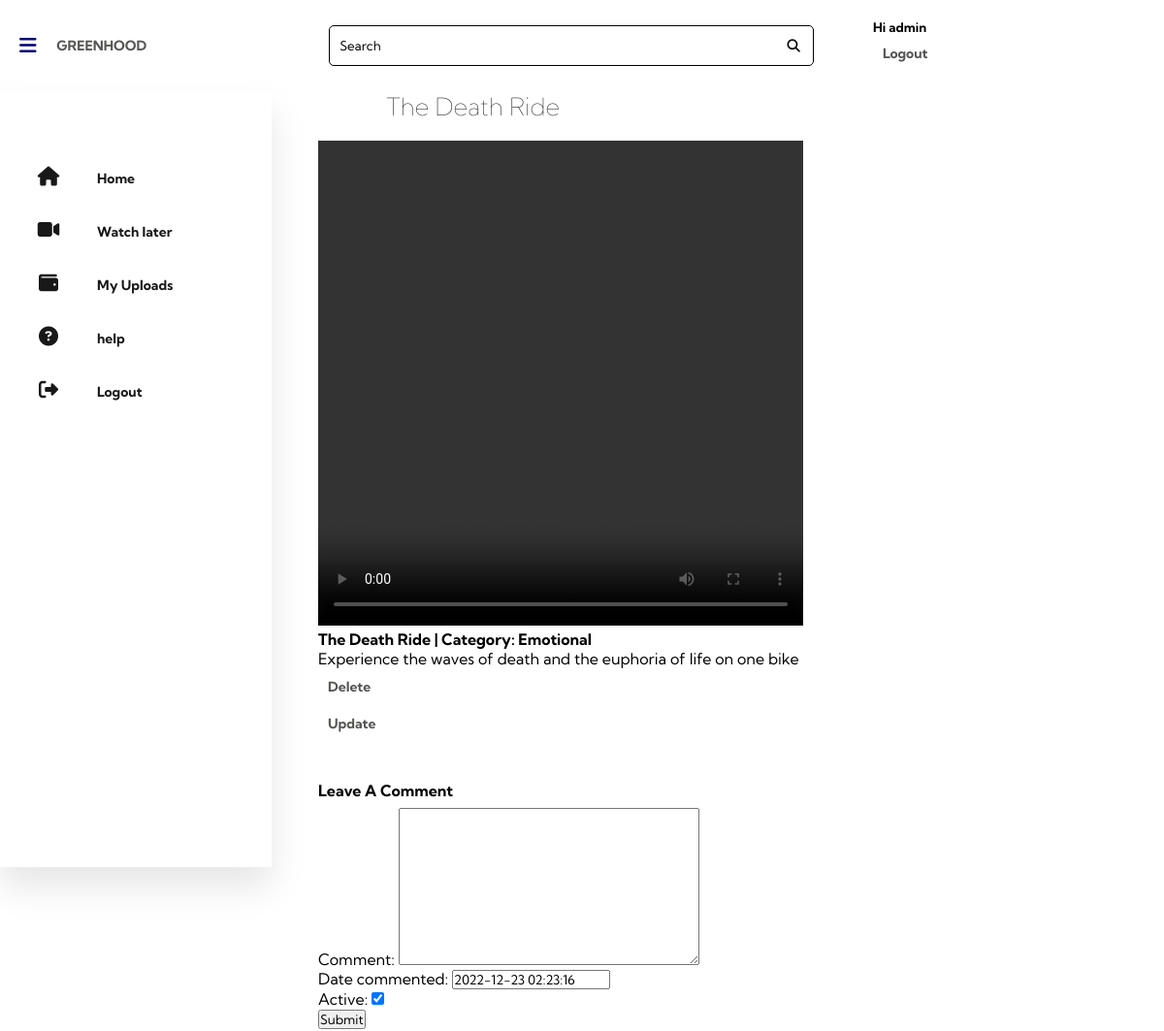
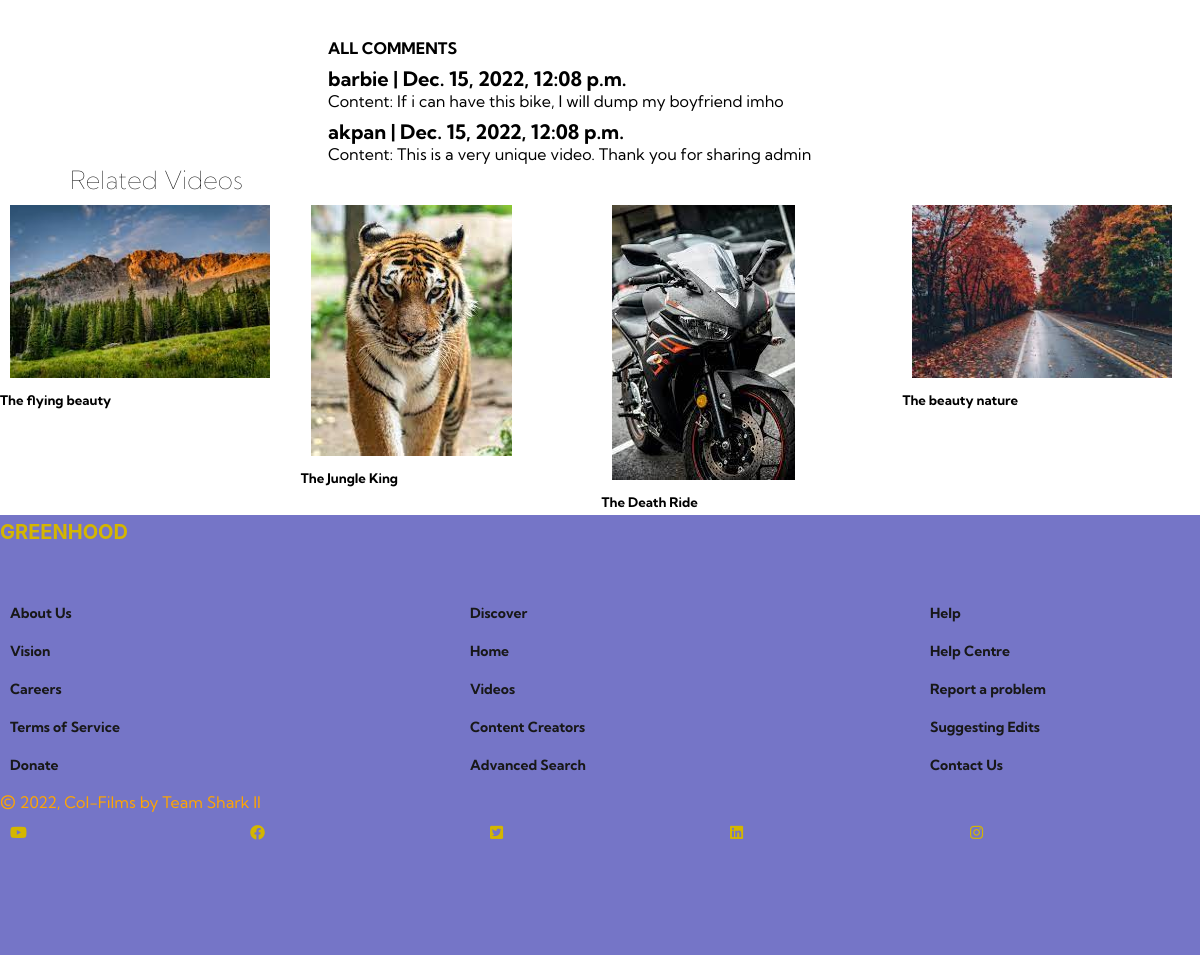
Screenshot of /index/video_detail/7/ (signed in) with the database file from the repository (2 pictures, top to bottom).
### core/models.py (models this page shows, shortened)
class CustomUser(AbstractUser):
    full_name = models.CharField(max_length=200, null=True)
    is_student = models.BooleanField(default=1)
    def __str__(self):
        return '{} {}'.format(self.username, self.first_name, self.last_name)

class Reel(models.Model):
    uploader = models.ForeignKey(
        settings.AUTH_USER_MODEL, blank=True, verbose_name=_("uploaded by"),
        on_delete=models.CASCADE
    )
    title = models.CharField(
        _("video title"), max_length=255,
        help_text=_("Enter a title for your short video")
    )
    description = models.TextField(
        _("long description"),
        help_text=_("Enter a description for your short video")
    )
    category = models.ForeignKey(
        Category, on_delete=models.CASCADE,
verbose_name=_("video category"), null=True,
        help_text=_("choose a category for your short video")
    )
    cover_thumbnail = models.FileField(
        _("video cover"), upload_to="reels/cover", help_text=_("cover image"),
        null=True, blank=True, validators=[
            FileExtensionValidator(allowed_extensions=['jpg', 'jpeg', 'png'])
        ]
    )
    video = models.FileField(
        _("video file"), upload_to='reels', max_length=100,
        help_text=_("upload short video file less than 15 minutes"),
        validators=[FileExtensionValidator(allowed_extensions=[
            'MOV', 'avi', 'mp4', 'webm', 'mkv'
        ])]
    )
    published = models.BooleanField(
        _("published status"), default=False,
        help_text=_("Designates whether video has been published."),
    )
    date_posted = models.DateTimeField(
        _("date uploaded"), default=timezone.now,
        help_text="date video was uploaded"
    )
    class Meta:
        ordering = ['-date_posted', 'title']

class Category(models.Model):
    name = models.CharField(
        _("category title"), max_length=155,
        help_text=_("enter short caegory name")
    )
    description = models.TextField(
        _("long description"), help_text=_("long category description")
    )
    date = models.DateTimeField(
        _("date added"), default=timezone.now,
        help_text="date category was created"
    )
    class Meta:
        ordering = ['-date', 'name']
        verbose_name_plural = 'categories'
    def __str__(self) -> str:
        return self.name

class Comment(models.Model):
    user = models.ForeignKey(CustomUser, verbose_name=_("commented by"),
        on_delete=models.CASCADE, null=True,  related_name="commenter"
    )
    comment = models.TextField(
        )
    real = models.ForeignKey(
        Reel, verbose_name=_("comment on"), on_delete=models.CASCADE,
         null=True, related_name="commented"
    )
    date = models.DateTimeField(
        _("date commented"), default=timezone.now
    )
    active = models.BooleanField(default=True)
    class Meta:
        ordering = ['-date', 'user']

### core/views.py (the view)
# urls.py: path('index/video_detail/<pk>/', views.video_detail, name= 'video_detail'),
@login_required(login_url='login')
def video_detail(request, pk):
    pub = Reel.objects.get(pk=pk)
    related = Reel.objects.filter(category=pub.category)
    post = get_object_or_404(Reel, pk=pk)
    comments = pub.commented.filter(active=True).order_by('-date')
    new_comment = None
    if request.method == 'POST':
        comment_form = CommentForm(data=request.POST)
        if comment_form.is_valid():
            comment_form.instance.user =request.user
            comment_form.instance.real = post
            new_comment = comment_form.save(commit=False)
            new_comment.post = post
            new_comment.save()
            comment_form = CommentForm()
    else:
        comment_form = CommentForm()
    context = {
        'pub': pub,
        'comments': comments,
        'new_comment': new_comment,
        'comment_form': comment_form,
        'related': related,
    }
    return render(request, 'vid.html', context)

### core/forms.py
class CommentForm(ModelForm):
    class Meta:
        model = Comment
        fields = '__all__'
        exclude = ('user', 'real')

### core/templates/vid.html (shortened to what this page needs)
<!DOCTYPE html>
<html lang="en">
<head>
    <link rel="stylesheet" href="https://cdnjs.cloudflare.com/ajax/libs/font-awesome/6.2.1/css/all.min.css"
 />
    <link rel="stylesheet" href="vid.css">
</head>
<body>
    <header>
        <div class="container1">
            <nav>
                <i class="fa fa-bars menu" aria-hidden="true"></i>
                <h2><a class='ede' href='{% url "index" %}'>GREENHOOD</a></h2>
                <div class="search-bar">
                    <input type="text" placeholder="Search" name="Q" class="search-txt">
                    <button type="submit"><i class="fa fa-search" aria-hidden="true"></i></button>
                </div>
                <div class="profile">
                    <h5>Hi {{request.user}}  <br><a href='{% url "logout" %}'>Logout</a></h5>
                </div>
            </nav>
    </header>
    <main>
        <div class="container">
            <section style='margin-right: 3em;'>
                <ul>
                    <li><a href="{% url 'index' %}"><i class="fas fa-home"></i>
                            <span class="nav-item">Home</span></i>
                        </a>
                    </li>
                    <li><a href="_blank"><i class="fas fa fa-video-camera" aria-hidden="true"></i>
                            <span class="nav-item">Watch later</span>
                        </a>
                    </li>
                    <li><a href="{% url 'myvideos' %}"><i class="fas fa-wallet"></i>
                            <span class="nav-item">My Uploads</span>
                        </a>
                    </li>
                    <li><a href=""><i class="fas fa-question-circle"></i>
                            <span class="nav-item">help</span>
                        </a>
                    </li>
                    <li><a href="{% url 'logout' %}" class="logout"><i class="fas fa-sign-out-alt"></i>
                            <span class="nav-item">Logout</span>
                        </a>
                    </li>
                </ul>
            </section>
<div>
        <h4>{{pub.title}} </h4><br>
            <video src="{{ pub.video.url }}" controls alt="play video" width="500px" height="500px" type="video/mp4">
          </video>
          <br>
            <b>{{pub.title}} | Category: {{pub.category }}</b><br>
            <p>{{pub.description}}</p>
            {% if request.user == pub.uploader %}
                <a href="{% url 'deleteupload' pub.pk %}">Delete</a>
                <a href="{% url 'updateupload' pub.pk %}">Update</a>
            {% endif %}
            {% if request.user.is_authenticated %}
<br><br>
<b> Leave A Comment </b>
<form style='padding-top: 0.5em;' method="post" style="margin-top: 1.3em;">
    {{ comment_form.as_p }}
    <button type="submit" >Submit</button>
  </form>
{% else %}
<p> <a href='{% url "login" %}'>Login</a> or <a href='{% url "login" %}'>Register</a> to join the discussion </p>
{% endif %}
<br><br>
<b>ALL COMMENTS</b>
{% for comment in comments %}
<ul style='padding-top:0; margin-top: 0.5em; list-style-type: none;'>
<li>{{comment.user.username}} | {{comment.date}}</li>
<li>Content: {{comment.comment}}</li>
</ul>
{% endfor %}
    </div>
    </div>
            <h4>Related Videos</h4>
            <div style='display: grid; grid-gap: 0.2em; grid-template-columns: repeat(auto-fill, minmax(250px, 2fr));'>
            {% for video in related %}
            <div class="card">
              <a href='{% url "video_detail" video.pk  %}'> <img src="{{video.cover_thumbnail.url}}" alt=""/></a>
              <h5>{{video.title}}</h5>
          </div>
            {% endfor %}
    </main>
    <footer>
        <div class="logo">GREENHOOD</div>
    <div class="column_container">
      <div class="column">
        <ul>
          <li><a href="">About Us</a></li>
          <li><a href="">Vision</a></li>
          <li><a href="">Careers</a></li>
          <li><a href="">Terms of Service</a></li>
          <li><a href="">Donate</a></li>
        </ul>
      </div>
      <div class="column">
        <ul>
          <li><a href="">Discover</a></li>
          <li><a href="">Home</a></li>
          <li><a href="">Videos</a></li>
          <li><a href="">Content Creators</a></li>
          <li><a href="">Advanced Search</a></li>
        </ul>
      </div>
      <div class="column">
        <ul>
          <li><a href="">Help</a></li>
          <li><a href="">Help Centre</a></li>
          <li><a href="">Report a problem</a></li>
          <li><a href="">Suggesting Edits</a></li>
          <li><a href="">Contact Us</a></li>
        </ul>
      </div>
    </div>
    <div class="copyright_and_brand_icons">
      <div class="copyright">
        <span>&copy</span> 2022, Col-Films by Team Shark II
      </div>
      <div class="brand_icons">
        <a href="#"><i class="fa-brands fa-youtube"></i></a>
        <a href="#"><i class="fa-brands fa-facebook"></i></a>
        <a href="#"><i class="fa-brands fa-square-twitter"></i></i></a>
        <a href="#"><i class="fa-brands fa-linkedin"></i></a>
        <a href="#"><i class="fa-brands fa-instagram"></i></i></a>
      </div>
    </div>
    </footer>
</body>
</html>

### core/templates/vid.css (style rules this page uses)
* { margin: 0; padding: 0; box-sizing: border-box; font-family: "Kumbh Sans", sans-serif; max-width: 100%; }
:root { --primary-color: #000072; --primary-color-2: #2121A8; --primary-color-3: #7575C7; --secondary-color: #E1C202; --secondary-color-2:#EEDC6E; --secondary-color-3:#EFE6AE; --tertiary-color: #A1BCC7; --tertiary-color-2:#181818; --tertiary-color-3:#858585; --tertiary-color-4:#B8B8B8; --background: #FFFFFF; --logo-color: #D4B600; }
nav { width: 100%; display: flex; justify-content: space-between; align-items: center; padding: 20px; }
.profile { display: flex; align-items: center; }
h2 { color: #D4B600; }
.fa-bars { color: #000072; font-size: 20px; }
.search-bar { display: flex; border: 1px solid; justify-content: space-between; width: 500px; padding: 10px; border-radius: 5px; }
::placeholder { color: #000; }
.search-bar .search-txt { border: none; background: none; outline: none; }
.search-bar button { background: transparent; color: #000; border: 0; width: 20px; height: 20px; border-radius: 50%; cursor: pointer; }
.container { display: flex; }
section { position: relative; top: 0; bottom: 0; left: 0; height: 100vh; background: #fff; width: 280px; overflow: hidden; box-shadow: 0px 20px 35px rgba(0, 0, 0, 0.1); }
a { position: relative; color: rgb(85, 85, 83); font-size: 14px; display: table; width: 280px; padding: 10px; text-decoration: none; font-weight: bold; }
section .fas { position: relative; width: 80px; height: 25px; top: 18px; font-size: 20px; text-align: center; }
section ul li { margin-bottom: 10px; }
.nav-item { position: relative; top: 18px; margin-left: 10px; }
.logout { position: absolute; }
h4 { padding-left:70px; font-size: 25px; font-weight: lighter; }
footer { bottom: 0; margin-top: 5px; padding-top: 5px; background: var(--primary-color-3); height: 55vh; overflow: fixed; }
footer .logo { font-family: "Inter", sans-serif; color: var(--logo-color); font-size: 20px; font-weight: 700; }
.column_container { width: 100%; display: flex; flex-direction: row; justify-content: space-between; align-items: center; margin: auto; position: relative; bottom: 0; }
ul { margin-top: 50px; }
li { list-style: none; }
li:nth-child(1) { font-size: 20px; font-weight: 700; }
li a:nth-child(1) { font-weight: 700; }
li a { text-decoration: none; color: var(--tertiary-color-2); font-weight: 400; }
.copyright { color: orange; }
.copyright span { font-size: 24px; }
.brand_icons { display: flex; }
.brand_icons i { color: var(--logo-color); font-size: 15px; }

### rows the page displays
CustomUser: user "admin"
Reel: title "The Death Ride", category "Emotional", description "Experience the waves of death and the euphoria of life on one bike", cover_thumbnail (picture)
Comment: user.username "barbie", date "Dec. 15, 2022, 12:08 p.m.", comment "If i can have this bike, I will dump my boyfriend imho"
Comment: user.username "akpan", date "Dec. 15, 2022, 12:08 p.m.", comment "This is a very unique video. Thank you for sharing admin"
Reel: cover_thumbnail (picture), title "The flying beauty"
Reel: cover_thumbnail (picture), title "The Jungle King"
Reel: cover_thumbnail (picture), title "The beauty nature"
